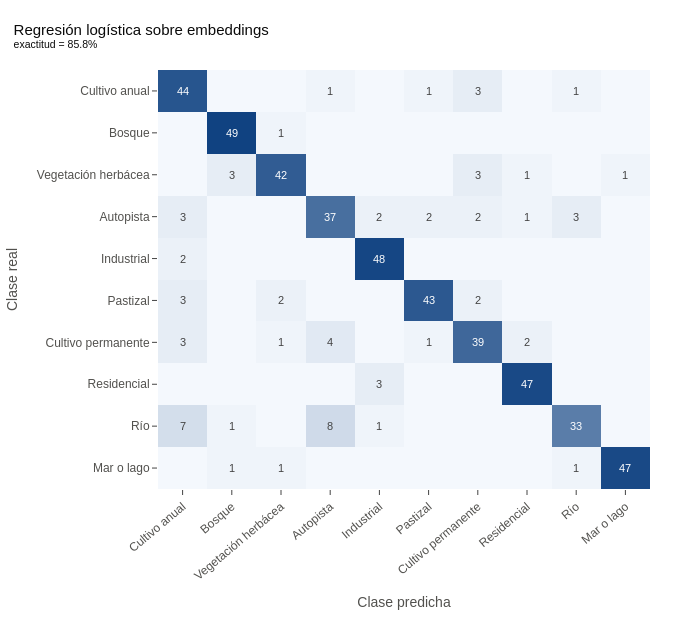

The notebook cell saved with this chart:
### Code cell
cm_lr = graficar_confusion(y_test, pred_lr, f"Regresión logística sobre embeddings<br><sup>exactitud = {acc_lr * 100:.1f}%</sup>")

### Figure 1 — Plotly figure (JSON) as saved in the notebook; plotly's stock layout.template omitted (floating-point values rounded to 4 significant figures)
{"data": [{"colorscale": [[0, "#f4f8fd"], [1, "#104281"]], "hovertemplate": "Real: %{y}<br>Predicha: %{x}<br>Imágenes: %{z}<extra></extra>", "showscale": false, "text": [["44", "", "", "1", "", "1", "3", "", "1", ""], ["", "49", "1", "", "", "", "", "", "", ""], ["", "3", "42", "", "", "", "3", "1", "", "1"], ["3", "", "", "37", "2", "2", "2", "1", "3", ""], ["2", "", "", "", "48", "", "", "", "", ""], ["3", "", "2", "", "", "43", "2", "", "", ""], ["3", "", "1", "4", "", "1", "39", "2", "", ""], ["", "", "", "", "3", "", "", "47", "", ""], ["7", "1", "", "8", "1", "", "", "", "33", ""], ["", "1", "1", "", "", "", "", "", "1", "47"]], "textfont": {"size": 11}, "texttemplate": "%{text}", "type": "heatmap", "x": ["Cultivo anual", "Bosque", "Vegetación herbácea", "Autopista", "Industrial", "Pastizal", "Cultivo permanente", "Residencial", "Río", "Mar o lago"], "y": ["Cultivo anual", "Bosque", "Vegetación herbácea", "Autopista", "Industrial", "Pastizal", "Cultivo permanente", "Residencial", "Río", "Mar o lago"], "z": [[44, 0, 0, 1, 0, 1, 3, 0, 1, 0], [0, 49, 1, 0, 0, 0, 0, 0, 0, 0], [0, 3, 42, 0, 0, 0, 3, 1, 0, 1], [3, 0, 0, 37, 2, 2, 2, 1, 3, 0], [2, 0, 0, 0, 48, 0, 0, 0, 0, 0], [3, 0, 2, 0, 0, 43, 2, 0, 0, 0], [3, 0, 1, 4, 0, 1, 39, 2, 0, 0], [0, 0, 0, 0, 3, 0, 0, 47, 0, 0], [7, 1, 0, 8, 1, 0, 0, 0, 33, 0], [0, 1, 1, 0, 0, 0, 0, 0, 1, 47]]}], "layout": {"height": 620, "title": {"text": "Regresión logística sobre embeddings<br><sup>exactitud = 85.8%</sup>"}, "width": 680, "xaxis": {"showgrid": false, "tickangle": -40, "title": {"text": "Clase predicha"}}, "yaxis": {"autorange": "reversed", "showgrid": false, "title": {"text": "Clase real"}}}}
